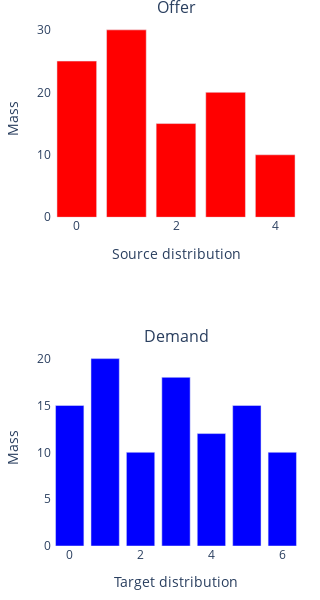

Source (notebook cell):
### Markdown cell above
### Generación de datos

### Code cell
# Distribución de origen y llegada:
x = np.array([25, 30, 15, 20, 10], dtype=float)
y = np.array([15, 20, 10, 18, 12, 15, 10], dtype=float)

# Matriz de costo:
C = np.array([
    [4, 7, 3, 6, 2, 5, 8],
    [6, 3, 8, 2, 5, 1, 4],
    [2, 5, 1, 7, 3, 6, 9],
    [5, 8, 4, 1, 6, 3, 7],
    [3, 6, 9, 4, 7, 2, 5]
], dtype=float)

# Histogramas de oferta y demanda:
n_points_x, n_points_y = len(x), len(y)
fig = make_subplots(rows=2, cols=1, subplot_titles=('Offer', 'Demand'))
fig.add_trace(go.Bar(x=list(range(n_points_x)), y=x, marker_color='red'), row=1, col=1)
fig.add_trace(go.Bar(x=list(range(n_points_y)), y=y, marker_color='blue'), row=2, col=1)

# Configuraciones gráficas:
fig.update_xaxes(title_text='Source distribution', row=1, col=1)
fig.update_xaxes(title_text='Target distribution', row=2, col=1)
fig.update_yaxes(title_text='Mass', row=1, col=1)
fig.update_yaxes(title_text='Mass', row=2, col=1)
fig.update_layout(height=600, width=300, showlegend=False, plot_bgcolor='white', paper_bgcolor='white')

fig.update_layout( margin=dict(l=20, r=20, t=20, b=20) ) 
fig.show()
fig.write_image('../img/kantorovich_discrete_histogram.pdf')

### Figure 1 — Plotly figure (JSON) as saved in the notebook; plotly's stock layout.template omitted (floating-point values rounded to 4 significant figures)
{"data": [{"marker": {"color": "red"}, "type": "bar", "x": [0, 1, 2, 3, 4], "xaxis": "x", "y": [25, 30, 15, 20, 10], "yaxis": "y"}, {"marker": {"color": "blue"}, "type": "bar", "x": [0, 1, 2, 3, 4, 5, 6], "xaxis": "x2", "y": [15, 20, 10, 18, 12, 15, 10], "yaxis": "y2"}], "layout": {"annotations": [{"font": {"size": 16}, "showarrow": false, "text": "Offer", "x": 0.5, "xanchor": "center", "xref": "paper", "y": 1, "yanchor": "bottom", "yref": "paper"}, {"font": {"size": 16}, "showarrow": false, "text": "Demand", "x": 0.5, "xanchor": "center", "xref": "paper", "y": 0.375, "yanchor": "bottom", "yref": "paper"}], "height": 600, "margin": {"b": 20, "l": 20, "r": 20, "t": 20}, "paper_bgcolor": "white", "plot_bgcolor": "white", "showlegend": false, "width": 300, "xaxis": {"anchor": "y", "autorange": true, "domain": [0, 1], "range": [-0.5, 4.5], "title": {"text": "Source distribution"}, "type": "linear"}, "xaxis2": {"anchor": "y2", "autorange": true, "domain": [0, 1], "range": [-0.5, 6.5], "title": {"text": "Target distribution"}, "type": "linear"}, "yaxis": {"anchor": "x", "autorange": true, "domain": [0.625, 1], "range": [0, 31.58], "title": {"text": "Mass"}, "type": "linear"}, "yaxis2": {"anchor": "x2", "autorange": true, "domain": [0, 0.375], "range": [0, 21.05], "title": {"text": "Mass"}, "type": "linear"}}}
